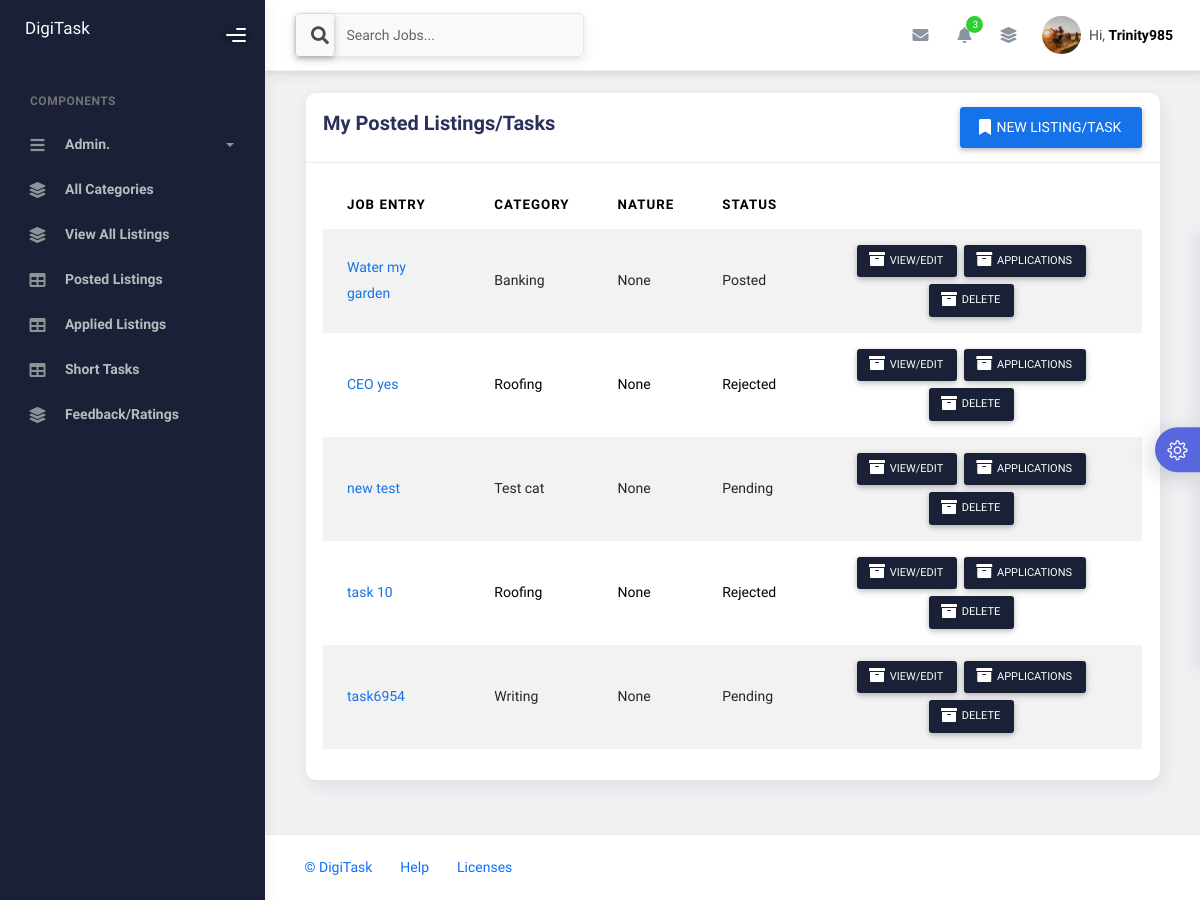
Page /dash/my_posted_listings/ (signed in) on the committed database.
### chats/models.py (models this page shows, shortened)
class Profile(models.Model):
    user = models.OneToOneField(User, on_delete=models.CASCADE, related_name="profile")
    phone = models.CharField(max_length=15, blank=True, null=True)
    company = models.ForeignKey(Company, on_delete=models.SET_NULL, blank=True, null=True)
    bio = models.TextField(blank=True, null=True)
    instagram = models.CharField(max_length=100, blank=True, null=True)
    linkedin = models.CharField(max_length=100, blank=True, null=True)
    avatar = models.ImageField(null=True, default="avatar5.png")

### dash/models.py (models this page shows, shortened)
class Job_Listing(models.Model):
    created_by = models.ForeignKey(User, on_delete=models.CASCADE)
    job = models.CharField(max_length=50)
    category = models.ForeignKey(Category, on_delete=models.CASCADE)
    description = models.CharField(max_length=255)
    location = models.CharField(max_length=50)
    nature = models.ForeignKey(Nature, on_delete=models.SET_NULL, null=True)
    create_date = models.DateTimeField(auto_now_add=True)
    payment = models.IntegerField(null=True, blank=True)
    status = models.CharField(max_length=50, default="pending")
    tasker = models.ForeignKey(User, on_delete=models.CASCADE, null=True, blank=True, related_name="short_tasker")
    featured_status = models.BooleanField(default=False)

class Category(models.Model):
    category = models.CharField(max_length=50)
    description = models.TextField(null=True, blank=True)
    create_date = models.DateTimeField(auto_now_add=True)
    def __str__(self):
        return str(self.category)

### dash/views.py (the view, shortened to what this page needs)
# urls.py: path('my_posted_listings/', views.my_posted_listings, name="my_posted_listings"),
@login_required(login_url='sign_in')
def my_posted_listings(request):
    categories = Category.objects.all()
    job_nature = Nature.objects.all()
    jobs = Job_Listing.objects.filter(created_by=request.user)
    applications = {job.id: Job_Proposal.objects.filter(job=job, status='sent') for job in jobs}
    context = {'my_jobs': jobs, 'categories': categories, 'job_nature': job_nature, 'new_applications': applications}
    return render(request, 'dash_my_posted_listings.html', context)

### chats/context_processors.py (called while the page is built)
def user_profile(request):
    if request.user.is_authenticated:
        profile = get_object_or_404(User, username=request.user)
        context = {'profile': profile}
        return context
    else:
        context = {}
        return context

def to_do(request):
    if request.user.is_authenticated:
        list_items = To_Do.objects.filter(user=request.user)
        context = {'to_do_items': list_items}
        return context
    else:
        context = {}
        return context

def notes(request):
    if request.user.is_authenticated:
        my_notes = My_Note.objects.filter(user=request.user)
        context = {'notes': my_notes}
        return context
    else:
        context = {}
        return context

def recent_messages(request):
    if request.user.is_authenticated:
        user = request.user
        messages = Chat_Message.objects.filter(sender=user).union(Chat_Message.objects.filter(receiver=user)).order_by('-create_date')
        recent_users = {}
        for message in messages:
            other_user = message.receiver if message.sender == user else message.sender
            if other_user not in recent_users:
                recent_users[other_user] = message
        user_messages = list(recent_users.values())
        context = {'recent_messages': user_messages}
        return context
    else:
        context = {}
        return context

### dash/context_processors.py (called while the page is built, shortened)
def search_jobs(request):
    q = request.GET.get('q', '')
    if request.user.is_authenticated:
        jobs = Job_Listing.objects.exclude(created_by=request.user).filter(
            Q(job__icontains=q) |
            Q(created_by__username__icontains=q) |
            Q(category__category__icontains=q) |
            Q(description__icontains=q) |
            Q(location__icontains=q) |
            Q(nature__name__icontains=q),
            status='posted'
        )
    context = {'search_query': q, 'listings': jobs}
    return context

def notes_context(request):
    if request.user.is_authenticated:
        count = Notification.objects.filter(user=request.user, is_read=False).count()
        latest_notifications = Notification.objects.filter(user=request.user, is_read=False).order_by('-create_date')[:5]
    else:
        count = 0
        latest_notifications = []
    context = {'total_unread_notes': count, 'latest_notes': latest_notifications}
    return context

### dash/models.py (called while the page is built)
    def __str__(self):
        return self.name

### dash/templatetags/custom_filters.py (called while the page is built)
@register.filter(name='get_item')
def get_item(dictionary, key):
    return dictionary.get(key)

### templates/dash_my_posted_listings.html (shortened to what this page needs)
{% extends 'dash_main.html' %}
{% load custom_filters %}
{% block main %}
<div class="page-inner">
    <div class="page-category">
        <div class="container">
            <div class="col-md-12">
                <div class="card">
                    <div class="card-header d-flex w-100 justify-content-between">
                        <div class="card-title">My Posted Listings/Tasks</div>
                        <button class="btn btn-primary float-end" data-bs-toggle="modal" data-bs-target="#newJobsModal">
                            <span class="btn-label">
                            </span>
                            New Listing/Task
                        </button>
                    </div>
                    <div class="card-body">
                        <div class="table-responsive">
                            <table class="table table-striped table-hover">
                                <thead>
                                    <tr>
                                        <th scope="col">Job Entry</th>
                                        <th scope="col">Category</th>
                                        <th scope="col">Nature</th>
                                        <th scope="col">Status</th>
                                    </tr>
                                </thead>
                                <tbody>
                                    {% for job in my_jobs %}
                                    <tr>
                                        <td><a href="{% url 'job_details' job.id %}">{{ job.job }}</a></td>
                                        <td>{{ job.category|capfirst }}</td>
                                        <td>{{ job.nature|capfirst }}</td>
                                        <td>{{ job.status|capfirst }}</td>
                                        <td>
                                            {% if job.status != 'completed' %}
                                            <div class="d-flex flex-wrap justify-content-center gap-2">
                                                <button class="btn btn-sm btn-black" data-bs-toggle="modal"
                                                    data-bs-target="#editJobsModal{{ job.id }}">
                                                    <span class="btn-label">
                                                    </span>
                                                    View/Edit
                                                </button>
                                                <button class="btn btn-sm btn-black" data-bs-toggle="modal"
                                                    data-bs-target="#viewPostedApplicationModal{{ job.id }}">
                                                    <span class="btn-label">
                                                    </span>
                                                    Applications
                                                </button>
                                                <button class="btn btn-sm btn-black">
                                                    <span class="btn-label">
                                                    </span>
                                                    Delete
                                                </button>
                                            </div>
                                            {% endif %}
                                        </td>
                                    </tr>
                                    {% endfor %}
                                </tbody>
                            </table>
                        </div>
                    </div>
                </div>
            </div>
        </div>
    </div>
</div>
{% endblock %}

### templates/dash_components/nav.html (shortened to what this page needs)
{% load static %}
<nav class="navbar navbar-header navbar-header-transparent navbar-expand-lg border-bottom">
  <div class="container-fluid">
    <nav class="navbar navbar-header-left navbar-expand-lg navbar-form nav-search p-0 d-none d-lg-flex">
      <form action="{% url 'job_listings' %}">
        <div class="input-group">
          <div class="input-group-prepend">
            <button type="submit" class="btn btn-search pe-1">
              <i class="fa fa-search search-icon"></i>
            </button>
          </div>
          <input type="text" name="q" value="{{ search_query }}" placeholder="Search Jobs..." class="form-control" />
        </div>
      </form>
    </nav>
    <ul class="navbar-nav topbar-nav ms-md-auto align-items-center">
      <li class="nav-item topbar-icon dropdown hidden-caret">
        <a class="nav-link dropdown-toggle" href="#" id="messageDropdown" role="button" data-bs-toggle="dropdown"
          aria-haspopup="true" aria-expanded="false">
          <i class="fa fa-envelope"></i>
        </a>
      </li>
      <li class="nav-item topbar-icon dropdown hidden-caret">
        <a class="nav-link dropdown-toggle" href="#" id="notifDropdown" role="button" data-bs-toggle="dropdown"
          aria-haspopup="true" aria-expanded="false">
          <i class="fa fa-bell"></i>
          <span class="notification">{{ total_unread_notes }}</span>
        </a>
      </li>
      <li class="nav-item topbar-icon dropdown hidden-caret">
        <a class="nav-link" data-bs-toggle="dropdown" href="#" aria-expanded="false">
          <i class="fas fa-layer-group"></i>
        </a>
      </li>
      <li class="nav-item topbar-user dropdown hidden-caret">
        <a class="dropdown-toggle profile-pic" data-bs-toggle="dropdown" href="#" aria-expanded="false">
          <div class="avatar-sm">
            <img src="{{ profile.profile.avatar.url }}" alt="..." class="avatar-img rounded-circle" />
          </div>
          <span class="profile-username">
            <span class="op-7">Hi,</span>
            <span class="fw-bold">{{ request.user|capfirst }}</span>
          </span>
        </a>
      </li>
    </ul>
  </div>
</nav>

### static/assets/css/notifications.css (style rules this page uses)
body { background: #EFF1F3; min-height: 100vh; position: relative; }

### rows in the picture
Job_Listing: job "Water my garden", category "Banking", nature "None", status "Posted"
Job_Listing: job "CEO yes", category "Roofing", nature "None", status "Rejected"
Job_Listing: job "new test", category "Test cat", nature "None", status "Pending"
Job_Listing: job "task 10", category "Roofing", nature "None", status "Rejected"
Job_Listing: job "task6954", category "Writing", nature "None", status "Pending"

### other values in the picture
{{ total_unread_notes }} "3"
{{ request.user|capfirst }} "Trinity985"
